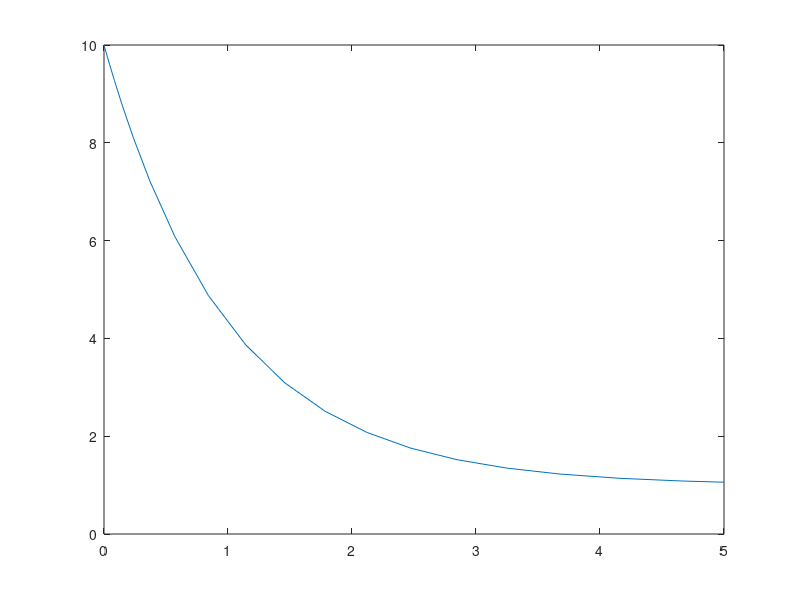

MATLAB code for this plot:
% Modelos y Simulación
% Tema: Simulación recinto térmico
% Autor: Gianfranco Salomone
 
clc;
clear all;
clf;
 
% Inicialización de variables:
R = 1;
C = 1;
r = 1;

% Valores iniciales:
theta_0 = 10;
e_0 = 1;

dtheta = @(t, theta) -1/(R*C) * theta + e_0^2/(r*C);

tfinal = 5;
tspan = [0, tfinal];
[t, theta] = ode23(dtheta, tspan, theta_0);

plot(t, theta)
